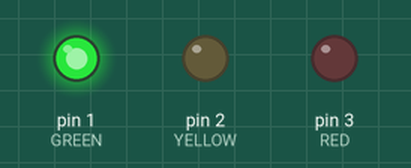
Simulated run of this sketch. Board: Arduino Uno, built with avr-gcc and run on an emulated ATmega328P. On the bench: output pins drawn as LEDs (lit = HIGH).

Above: at 2.5 s.
At 6.0 s:
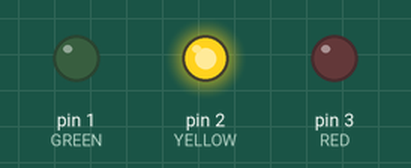
At 9.5 s:
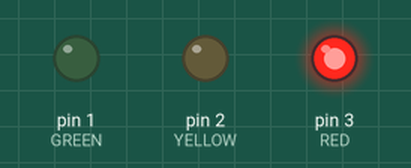
Timing chart, 0 to 15.6 s (numbered marks = the images above):
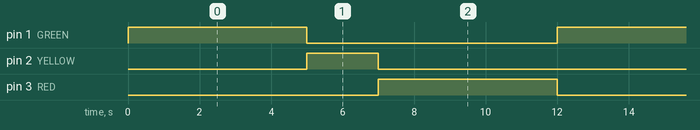

Measured:
- by itself, pin 1 (GREEN), pin 3 (RED): alternates HIGH for 5.0 s and LOW for 7.0 s
- by itself, pin 2 (YELLOW): alternates HIGH for 2.0 s and LOW for 10.0 s
- by itself, everything shown: repeats every 12.0 s, in 3 steps

The sketch:

traffic_light.ino
```cpp
int GREEN=1;
int YELLOW=2;
int RED=3 ;
int DELAY_GREEN=5000;
int DELAY_YELLOW=2000;
int DELAY_RED=5000;
void setup() {
  pinMode(GREEN,OUTPUT);
  pinMode(YELLOW,OUTPUT);
  pinMode(RED,OUTPUT);

}

void loop() {
  green_light();
  delay(DELAY_GREEN);
  yellow_light();
  delay(DELAY_YELLOW);
  red_light();
  delay(DELAY_RED);
}
void green_light()
{
  digitalWrite(GREEN,HIGH);
  digitalWrite(YELLOW,LOW);
  digitalWrite(RED,LOW);
}
void yellow_light()
{
  digitalWrite(GREEN,LOW);
  digitalWrite(YELLOW,HIGH);
  digitalWrite(RED,LOW);
}
void red_light()
{
  digitalWrite(GREEN,LOW);
  digitalWrite(YELLOW,LOW);
  digitalWrite(RED,HIGH);
}
```
